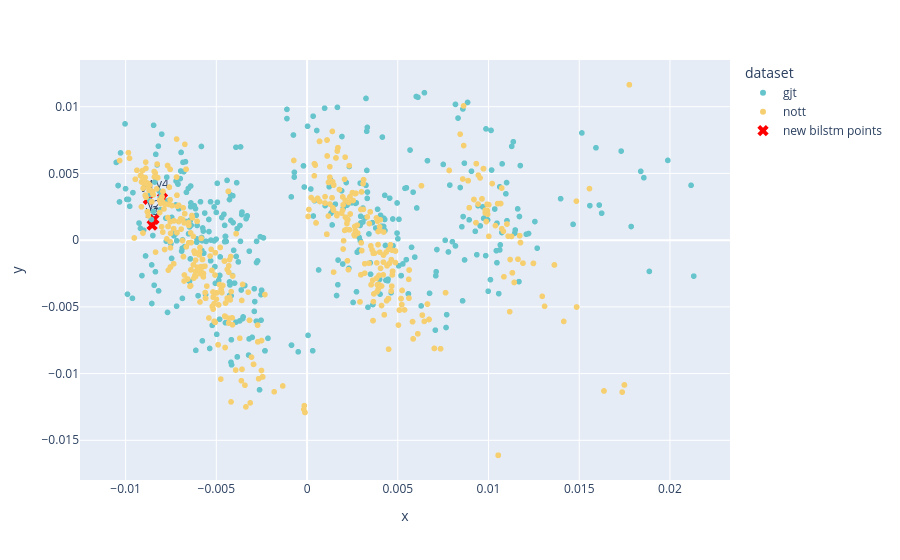

The notebook cell saved with this chart:
### Code cell
# chords_list = [metadata[i]['chords'] for i in range(len(y_graph))]
df_bilstm = pd.DataFrame({
    'x': y_bilstm[:,0],
    'y': y_bilstm[:,1],
    'chords': chords_list,
    'dataset': datasets_list
})
fig = px.scatter(
    data_frame=df_bilstm,
    x='x',
    y='y',
    color='dataset',
    color_discrete_sequence=px.colors.qualitative.Pastel,
    hover_data=['chords']
)
fig.add_trace(go.Scatter(
    x=new_bilstm_2d[:, 0],
    y=new_bilstm_2d[:, 1],
    mode='markers+text',
    marker=dict(color='red', size=10, symbol='x'),
    text=['y1', 'y2', 'y3', 'y4'],
    hovertext=[
        in_seq_1.replace(';','<br>').replace('b_', '<br>b_'),
        in_seq_2.replace(';','<br>').replace('b_', '<br>b_'),
        in_seq_3.replace(';','<br>').replace('b_', '<br>b_'),
        in_seq_4.replace(';','<br>').replace('b_', '<br>b_'),
    ],
    hoverinfo='text',
    textposition='top center',
    name='new bilstm points'
))
fig.show()

# fig = px.scatter(
#     data_frame=df,
#     x='x',
#     y='y',
#     hover_data=['chords']
# )
# fig.show()

### Figure 1 — Plotly figure (JSON) as saved in the notebook; plotly's stock layout.template omitted (floating-point values rounded to 4 significant figures; data arrays with more than 128 entries replaced by an {"elided": "..."} marker saying what was removed)
{"data": [{"customdata": {"elided": "390x1 str values"}, "hovertemplate": "dataset=gjt<br>x=%{x}<br>y=%{y}<br>chords=%{customdata[0]}<extra></extra>", "legendgroup": "gjt", "marker": {"color": "rgb(102, 197, 204)", "symbol": "circle"}, "mode": "markers", "name": "gjt", "showlegend": true, "type": "scattergl", "x": {"elided": "390 float values"}, "xaxis": "x", "y": {"elided": "390 float values"}, "yaxis": "y"}, {"customdata": {"elided": "664x1 str values"}, "hovertemplate": "dataset=nott<br>x=%{x}<br>y=%{y}<br>chords=%{customdata[0]}<extra></extra>", "legendgroup": "nott", "marker": {"color": "rgb(246, 207, 113)", "symbol": "circle"}, "mode": "markers", "name": "nott", "showlegend": true, "type": "scattergl", "x": {"elided": "664 float values"}, "xaxis": "x", "y": {"elided": "664 float values"}, "yaxis": "y"}, {"hoverinfo": "text", "hovertext": ["<br>b_C:7_@2<br>F:maj_@2", "<br>b_C:9_@2<br>F:maj_@2", "<br>b_E:hdim7_@2<br>F:maj_@2", "<br>b_F#:7_@2<br>F:maj_@2"], "marker": {"color": "red", "size": 10, "symbol": "x"}, "mode": "markers+text", "name": "new bilstm points", "text": ["y1", "y2", "y3", "y4"], "textposition": "top center", "type": "scatter", "x": [-0.008747, -0.008438, -0.008539, -0.00797], "y": [0.003065, 0.001562, 0.001123, 0.003139]}], "layout": {"legend": {"title": {"text": "dataset"}, "tracegroupgap": 0}, "margin": {"t": 60}, "xaxis": {"anchor": "y", "domain": [0, 1], "title": {"text": "x"}}, "yaxis": {"anchor": "x", "domain": [0, 1], "title": {"text": "y"}}}}
